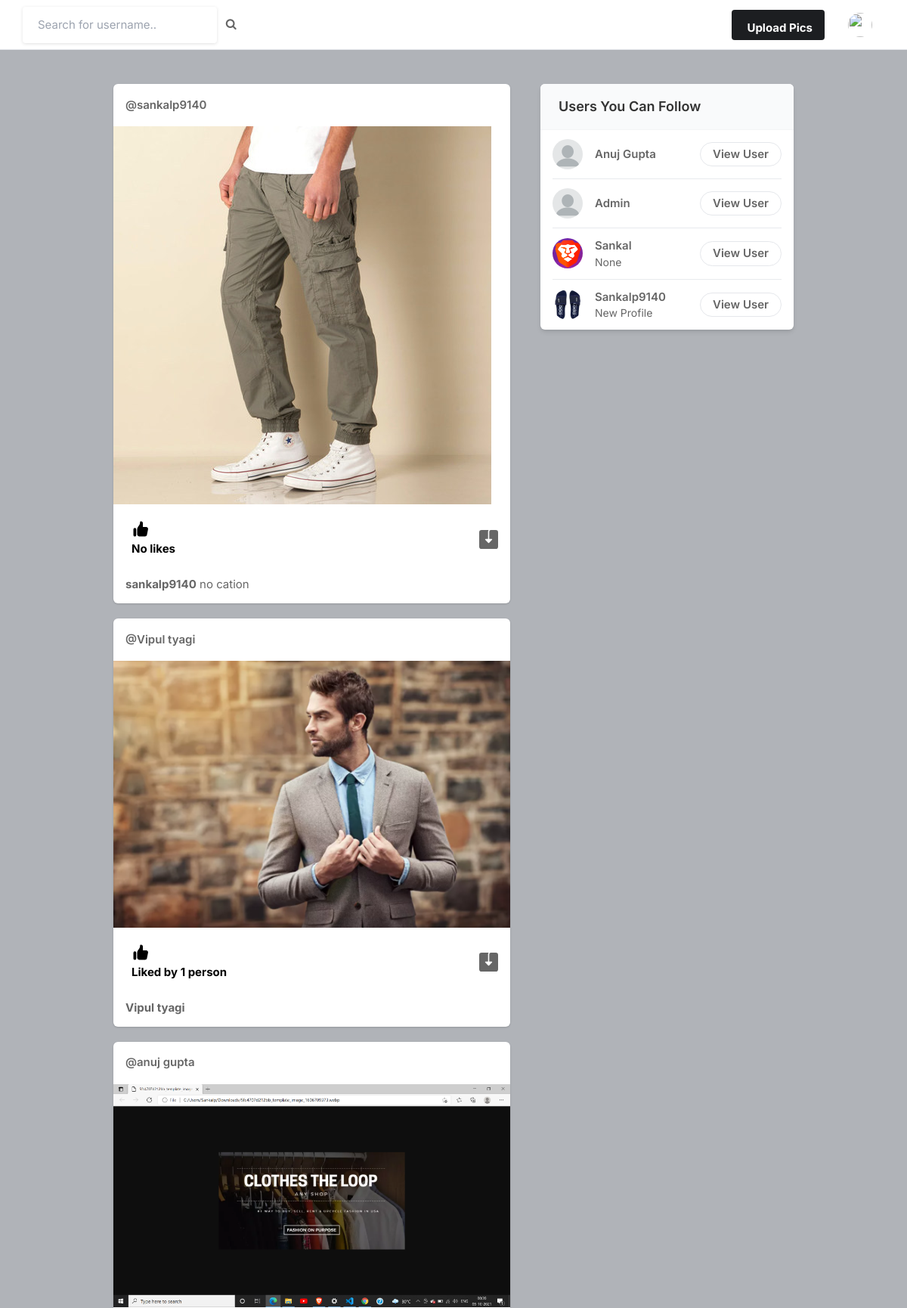
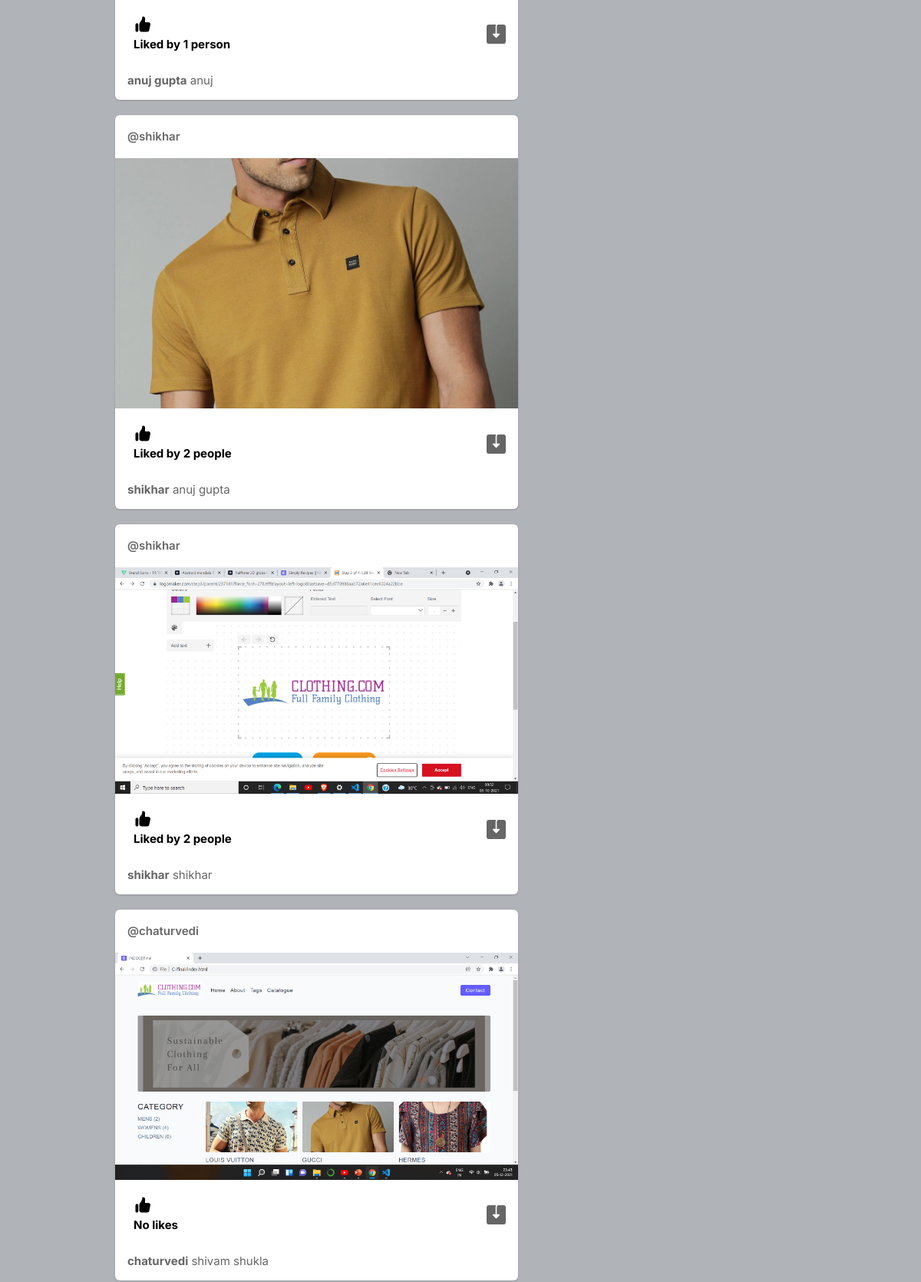
The page / (signed in, upper part) on the database its author committed (2 pictures, top to bottom).
### core/models.py (models this page shows, shortened)
class Post(models.Model):
    id = models.UUIDField(primary_key=True, default=uuid.uuid4)
    user = models.CharField(max_length=100)
    image = models.ImageField(upload_to='post_images')
    caption = models.TextField()
    created_at = models.DateTimeField(default=datetime.now)
    no_of_likes = models.IntegerField(default=0)

class Profile(models.Model):
    user = models.ForeignKey(User, on_delete=models.CASCADE)
    id_user = models.IntegerField()
    bio = models.TextField(blank=True)
    profileimg = models.ImageField(upload_to='profile_images', default='blank-profile-picture.png')
    location = models.CharField(max_length=100, blank=True)
    def __str__(self):
        return self.user.username

### core/views.py (the view)
# urls.py: path('', views.index, name='index'),
@login_required(login_url='signin')
def index(request):
    user_profile = Profile.objects.all().filter(user=request.user)
    all_user=Post.objects.all()
    print(user_profile)
    user_following_list = []
    feed = []
    user_following = FollowersCount.objects.filter(follower=request.user.username)
    for users in user_following:
        user_following_list.append(users.user)
    for usernames in user_following_list:
        feed_lists = Post.objects.filter(user=request.user)
        feed.append(feed_lists)
    feed_list = list(chain(*feed))
    all_users = User.objects.all()
    user_following_all = []
    for user in user_following:
        user_list = User.objects.get(username=user.user)
        user_following_all.append(user_list)
    new_suggestions_list = [x for x in list(all_users) if (x not in list(user_following_all))]
    current_user = User.objects.filter(username=request.user.username)
    final_suggestions_list = [x for x in list(new_suggestions_list) if ( x not in list(current_user))]
    random.shuffle(final_suggestions_list)
    username_profile = []
    username_profile_list = []
    for users in final_suggestions_list:
        username_profile.append(users.id)
    for ids in username_profile:
        profile_lists = Profile.objects.filter(id_user=ids)
        username_profile_list.append(profile_lists)
    suggestions_username_profile_list = list(chain(*username_profile_list))
    return render(request, 'index.html',{'user_profile': user_profile, 'posts':all_user, 'suggestions_username_profile_list': suggestions_username_profile_list[:4]}
)

### templates/index.html (shortened to what this page needs)
{% load static %}
<!DOCTYPE html>
<html lang="en">
<head>
    <link rel="stylesheet" href="{% static 'assets/css/icons.css' %}">
    <link rel="stylesheet" href="{% static 'assets/css/uikit.css' %}">
    <link rel="stylesheet" href="{% static 'assets/css/style.css' %}">
    <link rel="stylesheet" href="{% static 'assets/css/tailwind.css' %}">
    <link rel="stylesheet" href="https://cdnjs.cloudflare.com/ajax/libs/font-awesome/4.7.0/css/font-awesome.min.css">
</head>
<body>
            <header>
                <div class="header_inner">
                    <form action="/search" method="POST">
                    <div class="left-side">
                            <input type="text" name="username" placeholder="Search for username..">&nbsp; &nbsp;
                            <button type="submit"><i class="fa fa-search fa-1x"></i></button>
                    </div>
                    </form>
                    <div class="right-side lg:pr-4">
                        <a href="#"
                            class="bg-pink-500 flex font-bold hidden hover:bg-pink-600 hover:text-white inline-block items-center lg:block max-h-10 mr-4 px-4 py-2 rounded shado text-white">
                              Upload Pics
                        </a>
                        <a href="#">
                            <img src="\media\{{user_profile.profileimg.url}}" class="header-avatar" alt="">
                        </a>
                    </div>
                </div>
            </header>
            <div class="container m-auto">
                <div class="lg:flex justify-center lg:space-x-10 lg:space-y-0 space-y-5">
                    <div class="space-y-5 flex-shrink-0 lg:w-7/12">
                        {% for post in posts reversed %}
                        <div class="bg-white shadow rounded-md  -mx-2 lg:mx-0">
                            <div class="flex justify-between items-center px-4 py-3">
                                <div class="flex flex-1 items-center space-x-4">
                                    <span class="block font-semibold "><a href="/profile/{{post.user}}">@{{post.user}}</a></span>
                                </div>
                              <div>
                                <a href="#"> <i class="icon-feather-more-horizontal text-2xl hover:bg-gray-200 rounded-full p-2 transition -mr-1 "></i> </a>
                              </div>
                            </div>
                            <div uk-lightbox>
                                <a href="{{post.image.url}}">
                                    <img src="{{post.image.url}}" alt="">
                                </a>
                            </div>
                            <div class="py-3 px-4 space-y-3">
                                <div class="flex space-x-4 lg:font-bold">
                                    <a href="/like-post?post_id={{post.id}}" class="flex items-center space-x-2">
                                        <div class="p-2 rounded-full text-black">
                                            {% if post.no_of_likes == 0 %}
                                            <p>No likes</p>
                                            {% elif post.no_of_likes == 1 %}
                                            <p>Liked by {{post.no_of_likes}} person</p>
                                            {% else %}
                                            <p>Liked by {{post.no_of_likes}} people</p>
                                            {% endif %}
                                        </div>
                                    </a>
                                    <a href="{{post.image.url}}" class="flex items-center space-x-2 flex-1 justify-end" download>
                                    </a>
                                </div>
                                <p>
                                    <a href="/profile/{{post.user}}"><strong>{{post.user}}</strong></a> {{post.caption}}
                                </p>
                            </div>
                        </div>
                        {% endfor %}
                    </div>
                    <div class="lg:w-5/12">
                        <div class="bg-white  shadow-md rounded-md overflow-hidden">
                            <div class="bg-gray-50  border-b border-gray-100 flex items-baseline justify-between py-4 px-6 ">
                                <h2 class="font-semibold text-lg">Users You Can Follow</h2>
                            </div>
                            <div class="divide-gray-300 divide-gray-50 divide-opacity-50 divide-y px-4 ">
                                {% for suggestion in suggestions_username_profile_list %}
                                <div class="flex items-center justify-between py-3">
                                    <div class="flex flex-1 items-center space-x-4">
                                        <a href="/profile/{{suggestion.user}}">
                                            <img src="{{suggestion.profileimg.url}}" class="bg-gray-200 rounded-full w-10 h-10">
                                        </a>
                                        <div class="flex flex-col">
                                            <span class="block capitalize font-semibold"> {{suggestion.user}} </span>
                                            <span class="block capitalize text-sm"> {{suggestion.bio}} </span>
                                        </div>
                                    </div>
                                    <a href="/profile/{{suggestion.user}}" class="border border-gray-200 font-semibold px-4 py-1 rounded-full hover:bg-pink-600 hover:text-white hover:border-pink-600 "> View User </a>
                                </div>
                                {% endfor %}
                            </div>
                        </div>
                    </div>
                </div>
            </div>
</body>
</html>

### static/assets/css/style.css (style rules this page uses)
body { background-color: #B0B3B8!important; }
button { vertical-align: middle; }
input { height: 48px; line-height: 48px; padding: 0 20px; outline: none; font-size: 15px; color: #808080; max-width: 100%; width: 100%; -webkit-box-sizing: border-box; box-sizing: border-box; display: block; font-weight: 400; opacity: 1; border-radius: 4px; border: none; -webkit-box-shadow: 0 1px 4px 0px rgba(0, 0, 0, 0.12); box-shadow: 0 1px 4px 0px rgba(0, 0, 0, 0.12); }
input[type="text"], input[type="password"], input[type="email"], input[type="number"] { height: 48px; line-height: 48px; padding: 0 20px; outline: none; font-size: 15px; color: #808080; max-width: 100%; width: 100%; -webkit-box-sizing: border-box; box-sizing: border-box; display: block; font-weight: 400; opacity: 1; border-radius: 4px; border: none; -webkit-box-shadow: 0 1px 4px 0px rgba(0, 0, 0, 0.12); box-shadow: 0 1px 4px 0px rgba(0, 0, 0, 0.12); }
input { -webkit-transition: all 0.1s ease-in-out; transition: all 0.1s ease-in-out; }
::placeholder { color: #808080; opacity: 1; }
button { border: none; margin: 0; padding: 0; width: auto; overflow: visible; background: transparent; color: inherit; font: inherit; line-height: normal; cursor: pointer; }
a { color: #be185d; -webkit-transition: 0.3s; transition: 0.3s; outline: none !important; }
button { outline: none !important; }
img { max-width: 100%; }
body { color: #666; font-size: 15px; line-height: 27px; background-color: #f0f2f5; font-family: "Inter", sans-serif; text-transform: none; }
body p { font-size: 15px; line-height: 27px; }
h1, h2, h3, h4, h5, h6 { font-family: "Inter", sans-serif; text-transform: none; }
input[type="text"], input[type="password"], input[type="email"] { font-family: "Inter", sans-serif; text-transform: none; }
button, body .pac-container { font-family: "Inter", sans-serif; text-transform: none; }
h1, h2, h3, h4, h5, h6 { color: #333; font-weight: 500; margin: 0; padding: 0; }
h2 { font-size: 26px; }
b, strong { font-weight: 700 !important; }
@media (min-width: 1024px) { .container { max-width: 900px !important; padding-top: 45px; } }
header { background-color: #fff; left: 0; right: 0; top: 0; z-index: 99; height: 66px; display: -webkit-box; display: -ms-flexbox; display: flex; -webkit-box-align: center; -ms-flex-align: center; align-items: center; border-bottom: 1px solid #e5e7eb; }
header .header_inner { display: -webkit-box; display: -ms-flexbox; display: flex; -webkit-box-align: center; -ms-flex-align: center; align-items: center; max-width: 1090px; margin: auto; width: 100%; max-width: 100% !important; padding: 0 30px; }
header .header_inner .left-side { display: -webkit-box; display: -ms-flexbox; display: flex; -webkit-box-align: center; -ms-flex-align: center; align-items: center; }
header .header_inner .right-side { display: -webkit-box; display: -ms-flexbox; display: flex; -webkit-box-align: center; -ms-flex-align: center; align-items: center; -webkit-box-pack: end; -ms-flex-pack: end; justify-content: flex-end; margin-left: auto; }
header .header_inner .right-side .header-avatar { width: 32px; height: 32px; border-radius: 100%; margin-left: 15px; }

### rows shown on the page
Post: user "sankalp9140", image (picture), no_of_likes "No likes", caption "no cation"
Post: user "Vipul tyagi", image (picture), no_of_likes "1"
Post: user "anuj gupta", image (picture), no_of_likes "1", caption "anuj"
Post: user "shikhar", image (picture), no_of_likes "2", caption "anuj gupta"
Post: user "shikhar", image (picture), no_of_likes "2", caption "shikhar"
Post: user "chaturvedi", image (picture), no_of_likes "No likes", caption "shivam shukla"
Profile: profileimg (placeholder picture), user "Anuj Gupta"
Profile: profileimg (placeholder picture), user "Admin"
Profile: profileimg (picture), user "Sankal", bio "None"
Profile: profileimg (picture), user "Sankalp9140", bio "New Profile"
